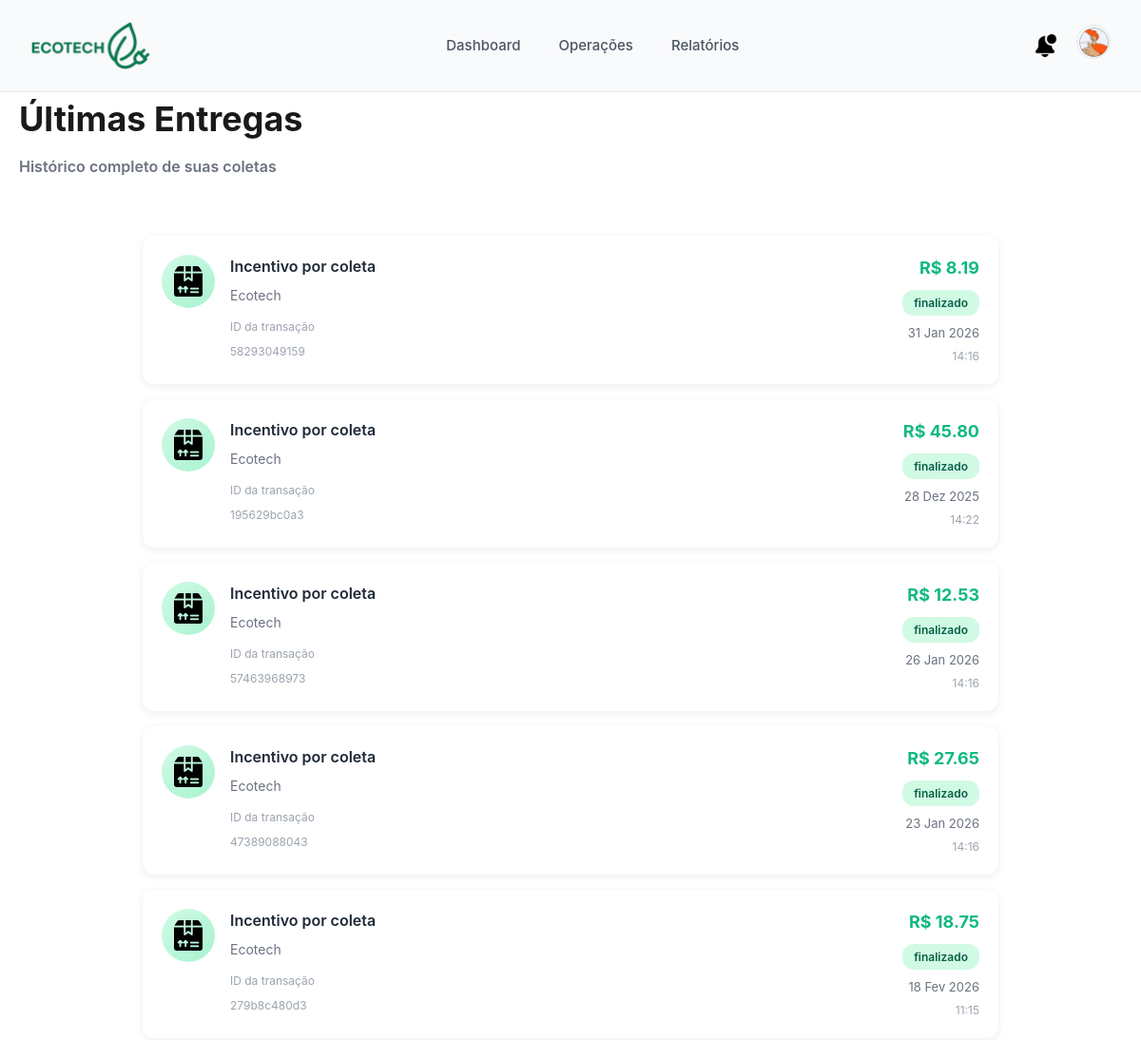
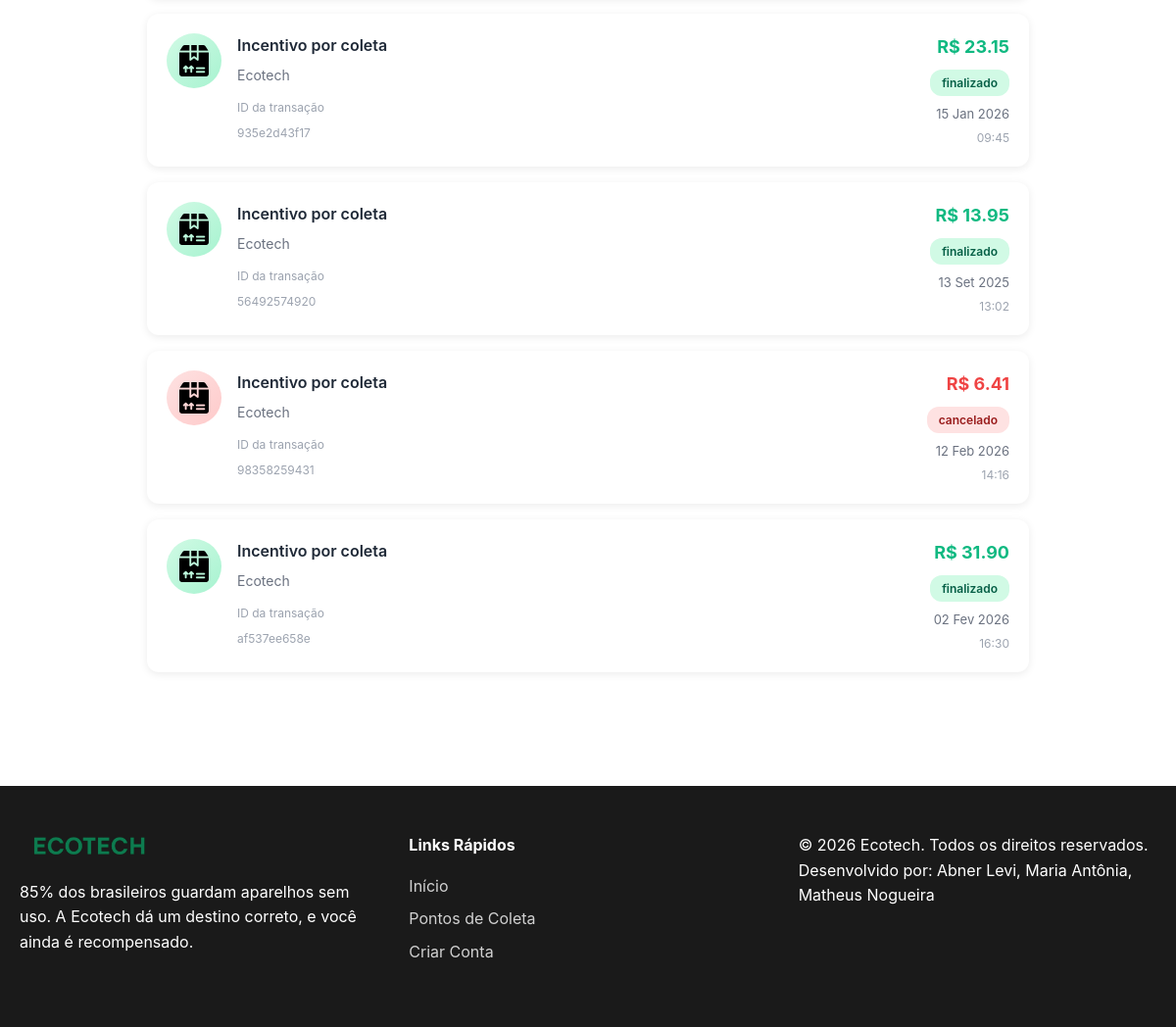
Page /ultimas-entregas (signed in) on the committed database (2 pictures, top to bottom).
### tables this page shows
CREATE TABLE entrega (
            id TEXT PRIMARY KEY,
            id_usuario TEXT,
            valor REAL,
            empresa TEXT,
            data TEXT,
            hora TEXT,
            status TEXT,
            FOREIGN KEY(id_usuario) REFERENCES usuario(id)
        );

### ecotech/infrastructure/web.py (the view)
    @app.route('/ultimas-entregas')
    def ultimas_entregas():
        if not usuario_logado():
            return redirect(url_for('login'))
        usuario = dados_usuario()
        entregas_db = dados.buscar_entregas_usuario(usuario['id'])
        entregas = [
            {
                'valor': e['valor'],
                'empresa': e['empresa'],
                'id': e['id'],
                'data': e['data'],
                'hora': e['hora'],
                'status': e['status']
            }
            for e in entregas_db
        ]
        return render_template(
            'ultimas_entregas.html',
            usuario=usuario,
            entregas=entregas
        )

### ecotech/infrastructure/persistence/dados.py (called while the page is built)
    def buscar_entregas_usuario(self, id_usuario):
        c = self.conn.cursor()
        c.execute("""
            SELECT * FROM entrega
            WHERE id_usuario = ?
            ORDER BY data DESC, hora DESC
        """, (id_usuario,))
        return c.fetchall()

### ecotech/infrastructure/templates/ultimas_entregas.html (shortened to what this page needs)
{% extends "base.html" %}
{% block content %}
<div class="container">
    <div class="page-header">
        <h1>Últimas Entregas</h1>
        <p class="subtitle">Histórico completo de suas coletas</p>
    </div>
    <div class="entregas-container">
        {% for entrega in entregas %}
        <div class="entrega-card">
            <div class="entrega-icon {{ entrega.status }}">
                <img src="{{ url_for('static', filename='images/pacote.png') }}" alt="Coleta">
            </div>
            <div class="entrega-info">
                <h3>Incentivo por coleta</h3>
                <p class="empresa">{{ entrega.empresa }}</p>
                <span class="entrega-id">ID da transação<br>{{ entrega.id }}</span>
            </div>
            <div class="entrega-detalhes">
                <span class="valor-entrega {{ entrega.status }}">R$ {{ "%.2f"|format(entrega.valor) }}</span>
                <span class="status-badge {{ entrega.status }}">{{ entrega.status }}</span>
                <span class="data-entrega">{{ entrega.data }}</span>
                <span class="hora-entrega">{{ entrega.hora }}</span>
            </div>
        </div>
        {% endfor %}
    </div>
</div>
{% endblock %}

### ecotech/infrastructure/templates/base.html (shortened to what this page needs)
<!DOCTYPE html>
<html lang="pt-BR">
<head>
    <link rel="stylesheet" href="{{ url_for('static', filename='css/style.css') }}">
</head>
<body>
    <nav class="navbar">
        <div class="navbar-container">
            <div class="navbar-logo">
                <img src="{{ url_for('static', filename='images/ecotech navbar.png') }}" alt="" class="logo-icon">
            </div>
            {% if usuario %}
            <div class="navbar-menu">
                <a href="{{ url_for('dashboard') }}" class="nav-item {% if request.endpoint == 'dashboard' %}active{% endif %}">Dashboard</a>
                <a href="{{ url_for('operacoes') }}" class="nav-item {% if request.endpoint == 'operacoes' %}active{% endif %}">Operações</a>
                <a href="{{ url_for('relatorios') }}" class="nav-item {% if request.endpoint == 'relatorios' %}active{% endif %}">Relatórios</a>
            </div>
            <div class="navbar-actions">
                <a href="{{ url_for('notificacoes') }}" class="nav-icon">
                    <img src="{{ url_for('static', filename='images/sino.png') }}" alt="Notificações">
                </a>
                <a href="{{ url_for('perfil') }}" class="nav-avatar">
                    <img src="{{ url_for('static', filename='images/icone perfil base.png') }}" alt="Perfil">
                </a>
            </div>
            {% endif %}
        </div>
    </nav>
    <main>
        {% block content %}{% endblock %}
    </main>
    <footer class="footer">
        <div class="container">
            <div class="footer-content">
                <div class="footer-section">
                    <img src="{{ url_for('static', filename='images/ecotech nome.png') }}" alt="EcoTech" style="height: 30px; margin-bottom: 10px;">
                    <p>85% dos brasileiros guardam aparelhos sem uso. A Ecotech dá um destino correto, e você ainda é recompensado.</p>
                </div>
                <div class="footer-section">
                    <h4>Links Rápidos</h4>
                    <ul>
                        <li><a href="{{ url_for('index') }}">Início</a></li>
                        <li><a href="{{ url_for('pontos_coleta') }}">Pontos de Coleta</a></li>
                        <li><a href="{{ url_for('criar_conta') }}">Criar Conta</a></li>
                    </ul>
                </div>
                <div class="footer-section">
                    <p>&copy; 2026 Ecotech. Todos os direitos reservados.</p>
               <p>Desenvolvido por: Abner Levi, Maria Antônia, Matheus Nogueira</p>
                </div>
            </div>
        </div>
    </footer>
</body>
</html>

### ecotech/infrastructure/static/css/style.css (style rules this page uses)
* { margin: 0; padding: 0; box-sizing: border-box; }
:root { --primary-color: #2D7559; --primary-light: #52A382; --primary-dark: #1F5242; --secondary-color: #E8F5F0; --accent-color: #3B9D74; --text-dark: #1a1a1a; --text-light: #6B7280; --background: #FFFFFF; --background-alt: #F9FAFB; --border-color: #E5E7EB; --error-color: #EF4444; --success-color: #10B981; --warning-color: #F59E0B; --shadow-sm: 0 1px 2px 0 rgba(0, 0, 0, 0.05); --shadow-md: 0 4px 6px -1px rgba(0, 0, 0, 0.1); --shadow-lg: 0 10px 15px -3px rgba(0, 0, 0, 0.1); --radius-sm: 6px; --radius-md: 12px; --radius-lg: 20px; }
body { font-family: -apple-system, BlinkMacSystemFont, 'Segoe UI', Roboto, 'Helvetica Neue', Arial, sans-serif; color: var(--text-dark); background-color: var(--background); line-height: 1.6; }
.container { max-width: 1200px; margin: 0 auto; padding: 0 20px; }
.navbar { background: #F9FAFB; border-bottom: 1px solid #E5E7EB; position: sticky; top: 0; z-index: 100; }
.navbar-container { max-width: 1400px; margin: 0 auto; padding: 16px 32px; display: flex; justify-content: space-between; align-items: center; }
.navbar-logo { display: flex; align-items: center; gap: 14px; }
.logo-icon { height: 50px; width: auto; }
.navbar-menu { display: flex; align-items: center; gap: 40px; }
.nav-item { position: relative; padding: 20px 0; color: #4B5563; font-size: 15px; font-weight: 500; text-decoration: none; transition: color 0.2s ease; }
.navbar-actions { display: flex; align-items: center; gap: 20px; }
.nav-icon { display: flex; align-items: center; justify-content: center; transition: opacity 0.2s ease; }
.nav-icon img { width: 24px; height: 24px; }
.nav-avatar { display: block; }
.nav-avatar img { width: 36px; height: 36px; border-radius: 50%; border: 1px solid #E5E7EB; transition: border-color 0.2s ease; }
.subtitle { font-size: 24px; color: var(--primary-color); font-weight: 600; margin-bottom: 16px; }
.status-badge { display: inline-block; padding: 6px 12px; border-radius: var(--radius-sm); font-size: 12px; font-weight: 600; text-transform: uppercase; }
.page-header { margin-bottom: 32px; }
.page-header .subtitle { font-size: 16px; color: var(--text-light); }
.footer { background: var(--text-dark); color: white; padding: 48px 0 24px; margin-top: 80px; }
.footer-content { display: grid; grid-template-columns: repeat(auto-fit, minmax(250px, 1fr)); gap: 32px; margin-bottom: 32px; }
.footer-section h3, .footer-section h4 { margin-bottom: 16px; }
.footer-section ul { list-style: none; }
.footer-section ul li { margin-bottom: 8px; }
.footer-section a { color: rgba(255, 255, 255, 0.8); text-decoration: none; transition: color 0.2s; }
.page-header { margin-bottom: 40px; }
.page-header h1 { font-size: 36px; color: var(--text-dark); margin-bottom: 8px; }
.page-header p { color: var(--text-light); font-size: 16px; }

### ecotech/infrastructure/templates/ultimas_entregas.html (style rules this page uses)
.entregas-container { max-width: 900px; margin: 0 auto; padding: 20px 0; }
.entrega-card { background: white; border-radius: 12px; padding: 20px; margin-bottom: 16px; display: flex; gap: 16px; box-shadow: 0 2px 8px rgba(0, 0, 0, 0.08); transition: all 0.2s ease; }
.entrega-icon { width: 56px; height: 56px; border-radius: 50%; display: flex; align-items: center; justify-content: center; flex-shrink: 0; }
.entrega-icon.finalizado { background: linear-gradient(135deg, #d1fae5 0%, #a7f3d0 100%); }
.entrega-icon.cancelado { background: linear-gradient(135deg, #fee2e2 0%, #fecaca 100%); }
.entrega-icon img { width: 32px; height: 32px; object-fit: contain; }
.entrega-info { flex: 1; min-width: 0; }
.entrega-info h3 { font-size: 16px; font-weight: 600; color: #1f2937; margin: 0 0 6px 0; }
.entrega-info .empresa { font-size: 14px; color: #6b7280; margin: 0 0 8px 0; }
.entrega-id { font-size: 12px; color: #9ca3af; line-height: 1.4; }
.entrega-detalhes { display: flex; flex-direction: column; align-items: flex-end; gap: 4px; min-width: 120px; }
.valor-entrega { font-size: 18px; font-weight: 700; margin-bottom: 4px; }
.valor-entrega.finalizado { color: #10b981; }
.valor-entrega.cancelado { color: #ef4444; }
.status-badge { font-size: 12px; padding: 4px 12px; border-radius: 12px; font-weight: 600; text-transform: lowercase; }
.status-badge.finalizado { background: #d1fae5; color: #065f46; }
.status-badge.cancelado { background: #fee2e2; color: #991b1b; }
.data-entrega { font-size: 13px; color: #6b7280; margin-top: 4px; }
.hora-entrega { font-size: 12px; color: #9ca3af; }

### rows in the picture
entrega: empresa "Ecotech", id "58293049159", valor "8.19", status "finalizado", data "31 Jan 2026", hora "14:16"
entrega: empresa "Ecotech", id "195629bc0a3", valor "45.80", status "finalizado", data "28 Dez 2025", hora "14:22"
entrega: empresa "Ecotech", id "57463968973", valor "12.53", status "finalizado", data "26 Jan 2026", hora "14:16"
entrega: empresa "Ecotech", id "47389088043", valor "27.65", status "finalizado", data "23 Jan 2026", hora "14:16"
entrega: empresa "Ecotech", id "279b8c480d3", valor "18.75", status "finalizado", data "18 Fev 2026", hora "11:15"
entrega: empresa "Ecotech", id "935e2d43f17", valor "23.15", status "finalizado", data "15 Jan 2026", hora "09:45"
entrega: empresa "Ecotech", id "56492574920", valor "13.95", status "finalizado", data "13 Set 2025", hora "13:02"
entrega: empresa "Ecotech", id "98358259431", valor "6.41", status "cancelado", data "12 Feb 2026", hora "14:16"
entrega: empresa "Ecotech", id "af537ee658e", valor "31.90", status "finalizado", data "02 Fev 2026", hora "16:30"
